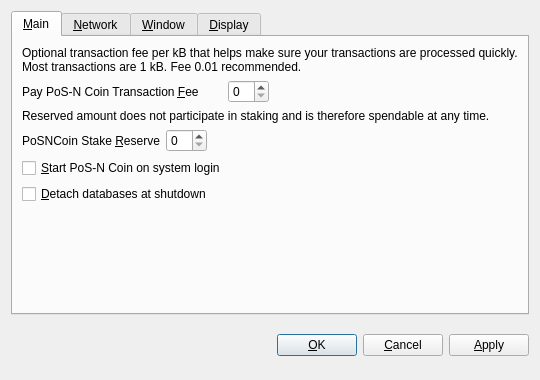
<?xml version="1.0" encoding="UTF-8"?>
<ui version="4.0">
 <class>OptionsDialog</class>
 <widget class="QDialog" name="OptionsDialog">
  <property name="geometry">
   <rect>
    <x>0</x>
    <y>0</y>
    <width>540</width>
    <height>380</height>
   </rect>
  </property>
  <property name="windowTitle">
   <string>Options</string>
  </property>
  <property name="modal">
   <bool>true</bool>
  </property>
  <layout class="QVBoxLayout" name="verticalLayout">
   <item>
    <widget class="QTabWidget" name="tabWidget">
     <property name="tabPosition">
      <enum>QTabWidget::North</enum>
     </property>
     <property name="currentIndex">
      <number>0</number>
     </property>
     <widget class="QWidget" name="tabMain">
      <attribute name="title">
       <string>&amp;Main</string>
      </attribute>
      <layout class="QVBoxLayout" name="verticalLayout_Main">
       <item>
        <widget class="QLabel" name="transactionFeeInfoLabel">
         <property name="text">
          <string>Optional transaction fee per kB that helps make sure your transactions are processed quickly. Most transactions are 1 kB. Fee 0.01 recommended.</string>
         </property>
         <property name="textFormat">
          <enum>Qt::PlainText</enum>
         </property>
         <property name="wordWrap">
          <bool>true</bool>
         </property>
        </widget>
       </item>
       <item>
        <layout class="QHBoxLayout" name="horizontalLayoutFee">
         <item>
          <widget class="QLabel" name="transactionFeePoSNCoinLabel">
           <property name="minimumSize">
            <size>
             <width>200</width>
             <height>0</height>
            </size>
           </property>
           <property name="text">
            <string>Pay PoS-N Coin Transaction &amp;Fee</string>
           </property>
           <property name="textFormat">
            <enum>Qt::PlainText</enum>
           </property>
           <property name="buddy">
            <cstring>transactionFeePoSNCoin</cstring>
           </property>
          </widget>
         </item>
         <item>
          <widget class="BitcoinAmountField" name="transactionFeePoSNCoin"/>
         </item>
         <item>
          <spacer name="horizontalSpacerFee">
           <property name="orientation">
            <enum>Qt::Horizontal</enum>
           </property>
           <property name="sizeHint" stdset="0">
            <size>
             <width>40</width>
             <height>20</height>
            </size>
           </property>
          </spacer>
         </item>
        </layout>
       </item>
       <item>
        <widget class="QLabel" name="reserveBalanceInfoLabel">
         <property name="text">
          <string>Reserved amount does not participate in staking and is therefore spendable at any time.</string>
         </property>
         <property name="textFormat">
          <enum>Qt::PlainText</enum>
         </property>
         <property name="wordWrap">
          <bool>true</bool>
         </property>
        </widget>
       </item>
       <item>
        <layout class="QHBoxLayout" name="horizontalLayoutReserveBalance">
         <item>
          <widget class="QLabel" name="reserveBalanceLabelPoSNCoin">
           <property name="text">
            <string>PoSNCoin Stake &amp;Reserve</string>
           </property>
           <property name="textFormat">
            <enum>Qt::PlainText</enum>
           </property>
           <property name="buddy">
            <cstring>reserveBalancePoSNCoin</cstring>
           </property>
          </widget>
         </item>
         <item>
          <widget class="BitcoinAmountField" name="reserveBalancePoSNCoin"/>
         </item>
         <item>
          <spacer name="horizontalSpacerReserveBalance">
           <property name="orientation">
            <enum>Qt::Horizontal</enum>
           </property>
           <property name="sizeHint" stdset="0">
            <size>
             <width>40</width>
             <height>20</height>
            </size>
           </property>
          </spacer>
         </item>
        </layout>
       </item>
       <item>
        <widget class="QCheckBox" name="bitcoinAtStartup">
         <property name="toolTip">
          <string>Automatically start posncoin after logging in to the system.</string>
         </property>
         <property name="text">
          <string>&amp;Start PoS-N Coin on system login</string>
         </property>
        </widget>
       </item>
       <item>
        <widget class="QCheckBox" name="detachDatabases">
         <property name="toolTip">
          <string>Detach block and address databases at shutdown. This means they can be moved to another data directory, but it slows down shutdown. The wallet is always detached.</string>
         </property>
         <property name="text">
          <string>&amp;Detach databases at shutdown</string>
         </property>
        </widget>
       </item>
       <item>
        <spacer name="verticalSpacer_Main">
         <property name="orientation">
          <enum>Qt::Vertical</enum>
         </property>
         <property name="sizeHint" stdset="0">
          <size>
           <width>20</width>
           <height>40</height>
          </size>
         </property>
        </spacer>
       </item>
      </layout>
     </widget>
     <widget class="QWidget" name="tabNetwork">
      <attribute name="title">
       <string>&amp;Network</string>
      </attribute>
      <layout class="QVBoxLayout" name="verticalLayout_Network">
       <item>
        <widget class="QCheckBox" name="mapPortUpnp">
         <property name="toolTip">
          <string>Automatically open the posncoin client port on the router. This only works when your router supports UPnP and it is enabled.</string>
         </property>
         <property name="text">
          <string>Map port using &amp;UPnP</string>
         </property>
        </widget>
       </item>
       <item>
        <widget class="QCheckBox" name="connectSocks">
         <property name="toolTip">
          <string>Connect to the posncoin network through a SOCKS proxy (e.g. when connecting through Tor).</string>
         </property>
         <property name="text">
          <string>&amp;Connect through SOCKS proxy:</string>
         </property>
        </widget>
       </item>
       <item>
        <layout class="QHBoxLayout" name="horizontalLayout_Network">
         <item>
          <widget class="QLabel" name="proxyIpLabel">
           <property name="text">
            <string>Proxy &amp;IP:</string>
           </property>
           <property name="textFormat">
            <enum>Qt::PlainText</enum>
           </property>
           <property name="buddy">
            <cstring>proxyIp</cstring>
           </property>
          </widget>
         </item>
         <item>
          <widget class="QValidatedLineEdit" name="proxyIp">
           <property name="maximumSize">
            <size>
             <width>140</width>
             <height>16777215</height>
            </size>
           </property>
           <property name="toolTip">
            <string>IP address of the proxy (e.g. 127.0.0.1)</string>
           </property>
          </widget>
         </item>
         <item>
          <widget class="QLabel" name="proxyPortLabel">
           <property name="text">
            <string>&amp;Port:</string>
           </property>
           <property name="textFormat">
            <enum>Qt::PlainText</enum>
           </property>
           <property name="buddy">
            <cstring>proxyPort</cstring>
           </property>
          </widget>
         </item>
         <item>
          <widget class="QLineEdit" name="proxyPort">
           <property name="maximumSize">
            <size>
             <width>55</width>
             <height>16777215</height>
            </size>
           </property>
           <property name="toolTip">
            <string>Port of the proxy (e.g. 9050)</string>
           </property>
          </widget>
         </item>
         <item>
          <widget class="QLabel" name="socksVersionLabel">
           <property name="text">
            <string>SOCKS &amp;Version:</string>
           </property>
           <property name="textFormat">
            <enum>Qt::PlainText</enum>
           </property>
           <property name="buddy">
            <cstring>socksVersion</cstring>
           </property>
          </widget>
         </item>
         <item>
          <widget class="QValueComboBox" name="socksVersion">
           <property name="toolTip">
            <string>SOCKS version of the proxy (e.g. 5)</string>
           </property>
          </widget>
         </item>
         <item>
          <spacer name="horizontalSpacer_Network">
           <property name="orientation">
            <enum>Qt::Horizontal</enum>
           </property>
           <property name="sizeHint" stdset="0">
            <size>
             <width>40</width>
             <height>20</height>
            </size>
           </property>
          </spacer>
         </item>
        </layout>
       </item>
       <item>
        <spacer name="verticalSpacer_Network">
         <property name="orientation">
          <enum>Qt::Vertical</enum>
         </property>
         <property name="sizeHint" stdset="0">
          <size>
           <width>20</width>
           <height>40</height>
          </size>
         </property>
        </spacer>
       </item>
      </layout>
     </widget>
     <widget class="QWidget" name="tabWindow">
      <attribute name="title">
       <string>&amp;Window</string>
      </attribute>
      <layout class="QVBoxLayout" name="verticalLayout_Window">
       <item>
        <widget class="QCheckBox" name="minimizeToTray">
         <property name="toolTip">
          <string>Show only a tray icon after minimizing the window.</string>
         </property>
         <property name="text">
          <string>&amp;Minimize to the tray instead of the taskbar</string>
         </property>
        </widget>
       </item>
       <item>
        <widget class="QCheckBox" name="minimizeOnClose">
         <property name="toolTip">
          <string>Minimize instead of exit the application when the window is closed. When this option is enabled, the application will be closed only after selecting Quit in the menu.</string>
         </property>
         <property name="text">
          <string>M&amp;inimize on close</string>
         </property>
        </widget>
       </item>
       <item>
        <spacer name="verticalSpacer_Window">
         <property name="orientation">
          <enum>Qt::Vertical</enum>
         </property>
         <property name="sizeHint" stdset="0">
          <size>
           <width>20</width>
           <height>40</height>
          </size>
         </property>
        </spacer>
       </item>
      </layout>
     </widget>
     <widget class="QWidget" name="tabDisplay">
      <attribute name="title">
       <string>&amp;Display</string>
      </attribute>
      <layout class="QVBoxLayout" name="verticalLayout_Display">
       <item>
        <layout class="QHBoxLayout" name="horizontalLayout_2_Display_5">
         <item>
          <widget class="QLabel" name="currencyLabel">
           <property name="text">
            <string>Default Cu&amp;rrency:</string>
           </property>
           <property name="textFormat">
            <enum>Qt::PlainText</enum>
           </property>
           <property name="buddy">
            <cstring>currencySelector</cstring>
           </property>
          </widget>
         </item>
         <item>
          <widget class="QValueComboBox" name="currencySelector">
           <property name="toolTip">
            <string>Choose the default subdivision unit to show in the interface and when sending coins.</string>
           </property>
          </widget>
         </item>
        </layout>
       </item>
       <item>
        <widget class="Line" name="line">
         <property name="orientation">
          <enum>Qt::Horizontal</enum>
         </property>
        </widget>
       </item>
       <item>
        <layout class="QHBoxLayout" name="horizontalLayout_1_Display">
         <item>
          <widget class="QLabel" name="langLabel">
           <property name="text">
            <string>User Interface &amp;language:</string>
           </property>
           <property name="textFormat">
            <enum>Qt::PlainText</enum>
           </property>
           <property name="buddy">
            <cstring>lang</cstring>
           </property>
          </widget>
         </item>
         <item>
          <widget class="QValueComboBox" name="lang">
           <property name="toolTip">
            <string>The user interface language can be set here. This setting will take effect after restarting posncoin.</string>
           </property>
          </widget>
         </item>
        </layout>
       </item>
       <item>
        <widget class="Line" name="line_2">
         <property name="orientation">
          <enum>Qt::Horizontal</enum>
         </property>
        </widget>
       </item>
       <item>
        <layout class="QHBoxLayout" name="horizontalLayout_2_Display">
         <item>
          <widget class="QLabel" name="unitLabelPoSNCoin">
           <property name="text">
            <string>PoS-N Coin U&amp;nit to show amounts in:</string>
           </property>
           <property name="textFormat">
            <enum>Qt::PlainText</enum>
           </property>
           <property name="buddy">
            <cstring>unitPoSNCoin</cstring>
           </property>
          </widget>
         </item>
         <item>
          <widget class="QValueComboBox" name="unitPoSNCoin">
           <property name="toolTip">
            <string>Choose the default subdivision unit to show in the interface and when sending coins.</string>
           </property>
          </widget>
         </item>
        </layout>
       </item>
       <item>
        <widget class="Line" name="line_3">
         <property name="orientation">
          <enum>Qt::Horizontal</enum>
         </property>
        </widget>
       </item>
       <item>
        <widget class="QCheckBox" name="displayAddresses">
         <property name="toolTip">
          <string>Whether to show posncoin addresses in the transaction list or not.</string>
         </property>
         <property name="text">
          <string>&amp;Display addresses in transaction list</string>
         </property>
        </widget>
       </item>
       <item>
        <widget class="QCheckBox" name="coinControlFeatures">
         <property name="toolTip">
          <string>Whether to show coin control features or not.</string>
         </property>
         <property name="text">
          <string>Display coin &amp;control features (experts only!)</string>
         </property>
        </widget>
       </item>
       <item>
        <spacer name="verticalSpacer_Display">
         <property name="orientation">
          <enum>Qt::Vertical</enum>
         </property>
         <property name="sizeHint" stdset="0">
          <size>
           <width>20</width>
           <height>40</height>
          </size>
         </property>
        </spacer>
       </item>
      </layout>
     </widget>
    </widget>
   </item>
   <item>
    <layout class="QHBoxLayout" name="horizontalLayout_Buttons">
     <item>
      <spacer name="horizontalSpacer_1">
       <property name="orientation">
        <enum>Qt::Horizontal</enum>
       </property>
       <property name="sizeHint" stdset="0">
        <size>
         <width>40</width>
         <height>48</height>
        </size>
       </property>
      </spacer>
     </item>
     <item>
      <widget class="QLabel" name="statusLabel">
       <property name="font">
        <font>
         <weight>75</weight>
         <bold>true</bold>
        </font>
       </property>
       <property name="text">
        <string/>
       </property>
       <property name="textFormat">
        <enum>Qt::PlainText</enum>
       </property>
       <property name="wordWrap">
        <bool>true</bool>
       </property>
      </widget>
     </item>
     <item>
      <spacer name="horizontalSpacer_2">
       <property name="orientation">
        <enum>Qt::Horizontal</enum>
       </property>
       <property name="sizeHint" stdset="0">
        <size>
         <width>40</width>
         <height>48</height>
        </size>
       </property>
      </spacer>
     </item>
     <item>
      <widget class="QPushButton" name="okButton">
       <property name="text">
        <string>&amp;OK</string>
       </property>
      </widget>
     </item>
     <item>
      <widget class="QPushButton" name="cancelButton">
       <property name="text">
        <string>&amp;Cancel</string>
       </property>
       <property name="autoDefault">
        <bool>false</bool>
       </property>
      </widget>
     </item>
     <item>
      <widget class="QPushButton" name="applyButton">
       <property name="text">
        <string>&amp;Apply</string>
       </property>
       <property name="autoDefault">
        <bool>false</bool>
       </property>
      </widget>
     </item>
    </layout>
   </item>
  </layout>
 </widget>
 <customwidgets>
  <customwidget>
   <class>BitcoinAmountField</class>
   <extends>QSpinBox</extends>
   <header>bitcoinamountfield.h</header>
   <container>1</container>
  </customwidget>
  <customwidget>
   <class>QValueComboBox</class>
   <extends>QComboBox</extends>
   <header>qvaluecombobox.h</header>
  </customwidget>
  <customwidget>
   <class>QValidatedLineEdit</class>
   <extends>QLineEdit</extends>
   <header>qvalidatedlineedit.h</header>
  </customwidget>
 </customwidgets>
 <resources/>
 <connections/>
</ui>
